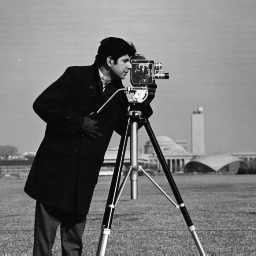
%> input picture img/guiones/cameraman2.tif, 256 x 256 px, given in place of blobs.png, which was not available
$ octave examen42.m   (GNU Octave 9; MATLAB toolbox functions it lacks are replaced by stand-ins)
%> lines starting %> are read from the running program, lines starting %| are printed output that depends on the picture; in (x1, y1, x2, y2) boxes, pixels count from 0 and x2, y2 are one past the last pixel; in counts of white or black regions, pixels touching at a corner belong together; the program's own positions count from 1; pictures that were not available may be replaced by others from this repository, and a replacement may not be noted
% EJEMPLO 2

%% Ejercicio 1
% Carga  la  imagen  blobs.png  y  mu閟trala.
I = imread('blobs.png');
%> I is the input picture: size 256x256 uint8; min 7, max 253, mean 118.7
figure, imshow(I);

% Crea  un  elemento  estructural  1x7  con  todos  sus coeficientes iguales a 1.
ee = strel('rectangle', [1 7]);

% Realiza y explica que va a ocurrir cuando hacemos una dilataci髇 con dicho elemento estructural.
b = imdilate(I,ee);
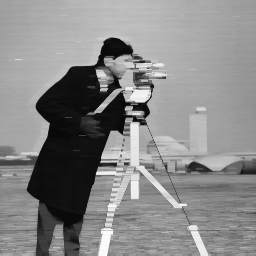
%> b: size 256x256 uint8; min 8, max 253, mean 136

% Dibuja el resultado
figure, imshow(b);

%% Ejercicio 2
% Rellena los huecos de la imagen morph.bpm usando imfill y muestra el resultado
I = imread('morph.bmp');
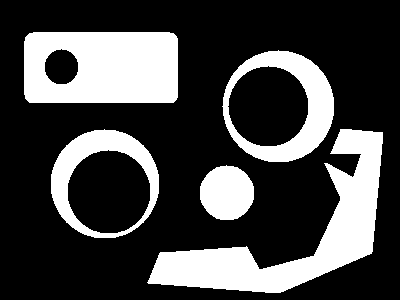
%> input picture img/guiones/morph.bmp, 400 x 300 px
%> I: size 300x400 logical; 27% white; 5 white regions, box (x1, y1, x2, y2) and area: (147, 129, 383, 293) 11458, (24, 32, 178, 103) 9948, (222, 50, 334, 162) 4804, (51, 129, 159, 238) 3908, (200, 165, 254, 220) 2337
res = imfill(I,'holes');
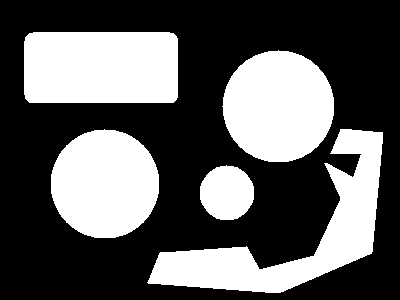
%> res: size 300x400 logical; 36.5% white; 5 white regions, box (x1, y1, x2, y2) and area: (147, 129, 383, 293) 11458, (24, 32, 178, 103) 10859, (222, 50, 334, 162) 9803, (51, 129, 159, 238) 9285, (200, 165, 254, 220) 2337
figure, imshow(res);

%% Ejercicio 3
% Antes   de   realizar   blockmatchingexhaustivo,   definiremos   las   variables   necesarias.
% Definiremos  el  fotograma  de  anclado,  el  fotograma  objetivo,  las  dimensiones  de
% los fotogramas, el tama駉 del bloque, el rango de b鷖queda (p) y finalmente la precisi髇 (1).
anchorName = 'foreman69.Y';
targetName = 'foreman72.Y';
frameHeight = 352;
frameWidth = 288;
blockSize = [16,16];
p = 16;
accuracy = 2;
% A continuaci髇   leemos   los   datos fotograma.
fid = fopen(anchorName,'r');
%> (the run ends here)
